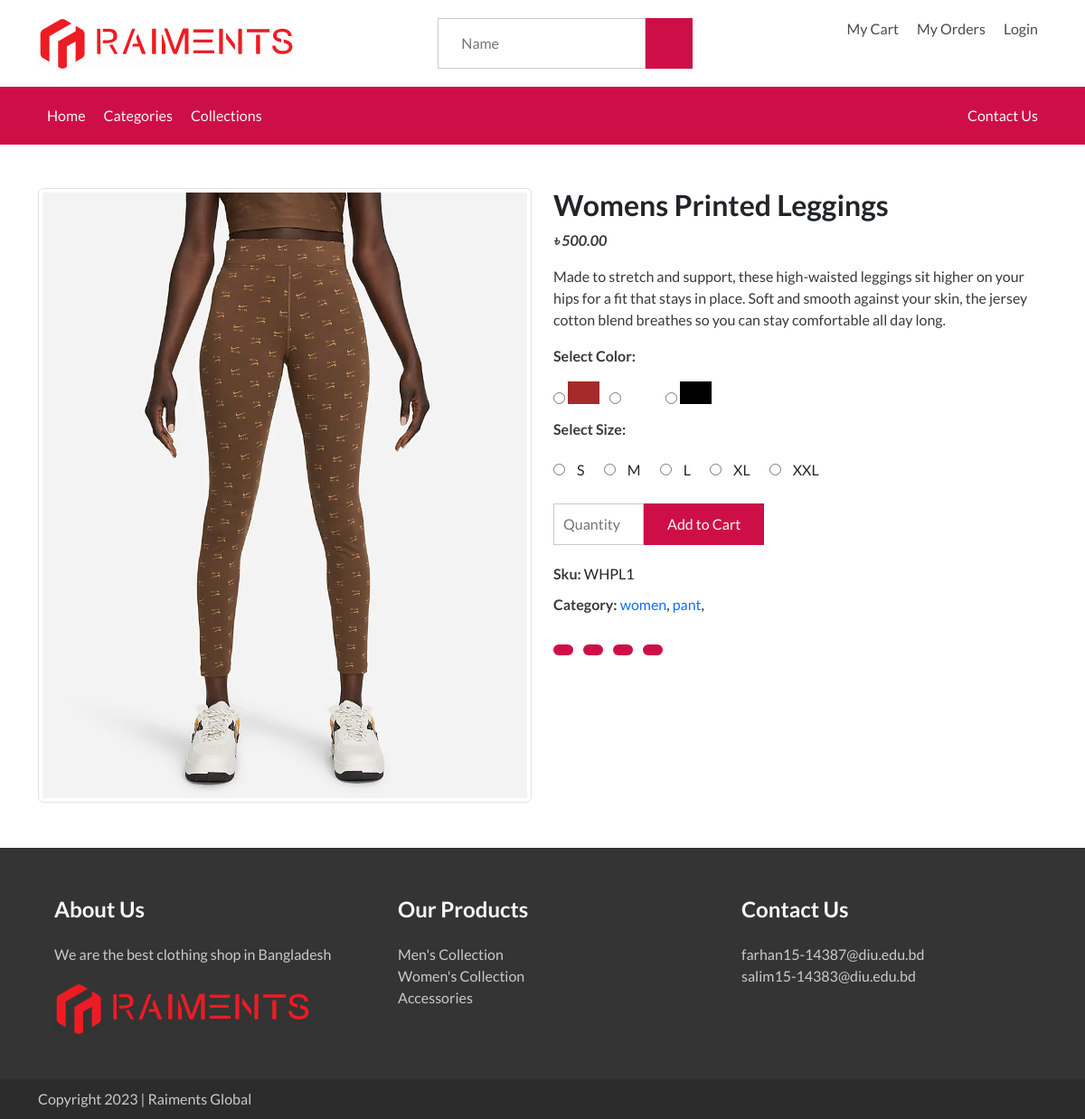
Screenshot of /product-view.php?id=13 with the database file from the repository.
### tables this page shows
CREATE TABLE `products` (
  `product_id` int(11) NOT NULL,
  `name` varchar(255) NOT NULL,
  `price` decimal(20,2) NOT NULL,
  `categories` varchar(255) NOT NULL,
  `sku` varchar(255) NOT NULL,
  `sizes` varchar(255) NOT NULL,
  `colors` text NOT NULL,
  `inventory` int(11) NOT NULL,
  `description` text NOT NULL,
  `image` varchar(255) NOT NULL,
  `added_on` timestamp NOT NULL DEFAULT current_timestamp()
);

### functions.php (called while the page is built, shortened)
<?php
require('db.php');
function get_product_by_id($product_id){
    global $con;
    $query = $con->prepare("select * from products where product_id = '$product_id'");
    $query->execute();
    return $query->fetch();
}
?>

### product-view.php (the view, shortened to what this page needs)
<?php
require("header.php");
?>
<?php
if (isset($_GET["id"])) {
    $product = get_product_by_id($_GET["id"]);
}
?>
<div class="container my-5">
    <div class="row">
        <div class="col-12 col-lg-6">
            <img class="img-fluid img-thumbnail h-100" src="./img/<?php echo $product['image']; ?>"/>
        </div>
        <div class="col-12 col-lg-6">
            <div class="product">
                <h2 class="product__heading"><?php echo $product['name']; ?></h2>
                <p class="product__price">৳ <?php echo $product['price']; ?></p>
                <p class="product__short-info"><?php echo $product['description']; ?></p>
                <form action="" method="post" onsubmit="return validate()">
                    <div class="product__feature">
                        <p class="product__feature__title d-block">Select Color: </p>
                        <?php
                        foreach (unserialize($product['colors']) as $item) {
                            echo "<span class=\"me-2\">
                                <input type=\"radio\" name=\"color\" id=\"color-$item\" value=\"$item\" />
                                 <label for=\"color-$item\" style=\"background-color:$item\" class=\"product__feature__color-select-label\"></label>
                                 </span>";
                        }
                        ?>
                    </div>
                    <div class="product__feature">
                        <p class="product__feature__title d-block">Select Size: </p>
                        <?php
                        foreach (unserialize($product['sizes']) as $item) {
                            echo "<span class=\"me-2\">
                                <input type=\"radio\" name=\"size\" id=\"size-$item\" value=\"$item\" />
                                 <label for=\"size-$item\" class=\"product__feature__size-select-label\">$item</label>
                                 </span>";
                        }
                        ?>
                    </div>
                    <div class="d-flex align-items-baseline">
                        <input type="number" class="form__input product__feature__select-quantity" name="quantity" id="quantity"
                               placeholder="Quantity"/>
                        <button class="btn">Add to Cart</button>
                    </div>
                </form>
                <div class="product__feature">
                    <span class="product__feature__title">Sku:</span> <span><?php echo $product['sku']; ?></span>
                </div>
                <div class="product__feature">
                    <span class="product__feature__title">Category:</span>
                    <span><?php foreach (unserialize($product['categories']) as $item) {
                            echo "<a href=\"/products.php?category=$item\">$item</a>, ";
                        } ?></span>
                </div>
                <div class="my-4">
                    <a href="#" class="btn btn--round me-2"><i class="lni lni-facebook-original"></i></a>
                    <a href="#" class="btn btn--round me-2"><i class="lni lni-google"></i></a>
                    <a href="#" class="btn btn--round me-2"><i class="lni lni-youtube"></i></a>
                    <a href="#" class="btn btn--round me-2"><i class="lni lni-discord-alt"></i></a>
                </div>
            </div>
        </div>
    </div>
</div>
<?php include("footer.php");?>

### css/style.css (style rules this page uses)
.product__heading { font-weight: 700; }
.product__price { color: #3a3939; font-weight: 600; font-style: italic; }
.product__short-info { color: #3a3939; font-weight: 400; }
.product__feature { margin: 10px 0px; }
.product__feature__title { color: #3a3939; font-weight: 600; }
.product__feature__select-quantity { max-width: 100px; margin: 0; }
.product__feature__color-select-label { width: 35px; height: 25px; }
.product__feature__size-select-label { padding: 5px 10px; }
* { margin: 0px; padding: 0px; box-sizing: border-box; }
a { text-decoration: none; }
body { font-family: "Lato", sans-serif; }
.btn { background-color: #ce0f47; padding: 10px 25px; border-radius: 0px; color: #FAF9F6; }
.btn--round { border-radius: 50px; padding: 5px 10px; }
.form__input { width: 100%; border: 1px solid #ccc8c8; margin: 10px 0; padding: 10px 10px; }

### rows the page displays
products: image (picture), name "Womens Printed Leggings", price "500.00", description "Made to stretch and support, these high-waisted leggings sit higher on your hips for a fit that stays in place. Soft and smooth against your skin, the jersey cotton blend breathes so you can stay comfortable all day long.", sizes "S", sizes "M", sizes "L", sizes "XL", sizes "XXL", sku "WHPL1", categories "women", categories "pant"
